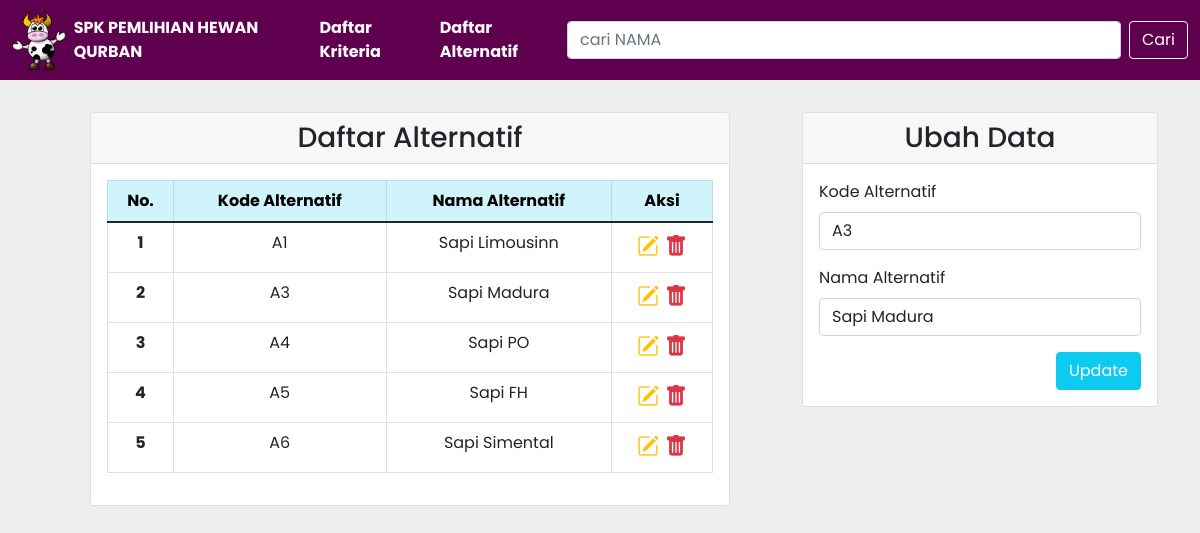
The page /alternatif.php?id=2 on the database its author committed.
### tables this page shows
CREATE TABLE `alternatif` (
  `alternatif_id` int(11) NOT NULL,
  `alternatif_kode` varchar(50) NOT NULL,
  `alternatif_nama` varchar(255) DEFAULT NULL
);

### config/db.php (called while the page is built)
<?php
$DB_HOST = "localhost";
$DB_USERNAME = "root";
$DB_PASSWORD = "";
$DB_NAME = "db_tubes_spk";

### classes/DB.php (called while the page is built, shortened)
<?php
class DB
{
    private $hostname;
    private $username;
    private $password;
    private $dbname;
    private $conn;
    private $result;
    function __construct($hostname, $username, $password, $dbname)
    {
        $this->hostname = $hostname;
        $this->username = $username;
        $this->password = $password;
        $this->dbname = $dbname;
    }
    function open()
    {
        $this->conn = mysqli_connect($this->hostname, $this->username, $this->password, $this->dbname);
    }
    function execute($query)
    {
        $this->result = mysqli_query($this->conn, $query);
    }
    function getResult()
    {
        return mysqli_fetch_array($this->result);
    }
}

### classes/Alternatif.php (called while the page is built, shortened)
<?php
class Alternatif extends DB
{
    function getAlternatif()
    {
        $query = "SELECT * FROM alternatif";
        return $this->execute($query);
    }
    function getAlternatifById($id)
    {
        $query = "SELECT * FROM alternatif WHERE alternatif_id=$id";
        return $this->execute($query);
    }
}

### alternatif.php (the view, shortened to what this page needs)
<?php
include('config/db.php');
include('classes/DB.php');
include('classes/Alternatif.php');
include('classes/Template.php');
$alternatif = new Alternatif($DB_HOST, $DB_USERNAME, $DB_PASSWORD, $DB_NAME);
$alternatif->open();
$alternatif->getAlternatif();
if (isset($_POST['btn-search'])) {
    $alternatif->searchAlternatif($_POST['search']);
} else {
    $alternatif->getAlternatif();
}
$header = '<tr>
<th scope="row">No.</th>
<th scope="row">Kode Alternatif</th>
<th scope="row">Nama Alternatif</th>
<th scope="row">Aksi</th>
</tr>';
$data = null;
$no = 1;
while ($div = $alternatif->getResult()) {
    $data .= '<tr>
    <th scope="row">' . $no . '</th>
    <td>' . $div['alternatif_kode'] . '</td>
    <td>' . $div['alternatif_nama'] . '</td>
    <td style="font-size: 22px;">
        <a href="alternatif.php?id=' . $div['alternatif_id'] . '" title="Edit Data"><i class="bi bi-pencil-square text-warning"></i></a>&nbsp;<a href="alternatif.php?hapus=' . $div['alternatif_id'] . '" title="Delete Data"><i class="bi bi-trash-fill text-danger"></i></a>
        </td>
    </tr>';
    $no++;
}
if (isset($_GET['id'])) {
    $id = $_GET['id'];
    if ($id >= 0) {
        $alternatif->getAlternatifById($id);
    }
}

### classes/Template.php (shortened to what this page needs)
<?php
class Template
{
    var $content = '';
    function __construct($filename = '')
    {
        $this->content = implode('', @file($filename));
    }
    function clear()
    {
        $this->content = preg_replace("/DATA_[A-Z|_|0-9]+/", "", $this->content);
    }
    function write()
    {
        print $this->content;
    }
    function replace($old = '', $new = '')
    {
        if (is_int($new)) {
            $value = sprintf("%d", $new);
        } elseif (is_float($new)) {
            $value = sprintf("%f", $new);
        } elseif (is_array($new)) {
            $value = '';
            foreach ($new as $item) {
                $value .= $item . ' ';
            }
        } else {
            $value = $new;
        }
        $this->content = preg_replace("/$old/", $value, $this->content);
    }
}

### rows shown on the page
alternatif: alternatif_nama+alternatif_kode (picture), alternatif_kode "A3", alternatif_nama "Sapi Madura"
alternatif: alternatif_kode "A1", alternatif_nama "Sapi Limousinn"
alternatif: alternatif_kode "A4", alternatif_nama "Sapi PO"
alternatif: alternatif_kode "A5", alternatif_nama "Sapi FH"
alternatif: alternatif_kode "A6", alternatif_nama "Sapi Simental"
